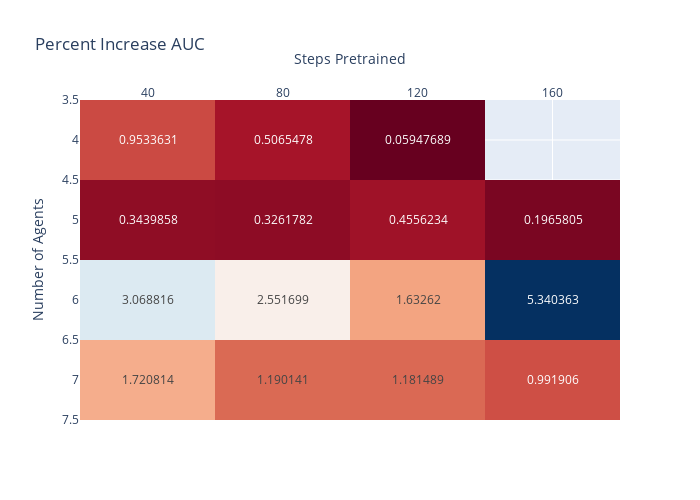

The notebook cell saved with this chart:
### Code cell
# Instead, ratio of area under curves
data = []
for num_agents in range(4,8):
    base_x, base_mean, retrain_results = plot_avg_retrain(
        num_agents, env="Multiwalker", show=False, pre_agents=3,
        path=['multiwalker_history.csv']
        )
    z = base_mean.values.min()
    base_mean = base_mean.values - z

    for steps in retrain_results.steps_pretrained.unique():
        if steps < 200:
            res = retrain_results[retrain_results.steps_pretrained==steps
                                ]['per_agent_erm'].values - z
            a = int(steps/num_agents)
            b = a+len(res)
            i = (res - base_mean[a:b]).cumsum().argmax()
            n = res[:i].sum()
            m = base_mean[a:a+i].sum()
            auc = (n-m)/m
            data.append({
                'Number of Agents': num_agents,
                'Steps Pretrained': steps,
                'Area Under Curve': auc,
            })

import plotly.express as px

df = pd.DataFrame(data)
piv = df.pivot(index="Number of Agents", columns="Steps Pretrained")

fig = px.imshow(piv.values,#/piv.values.max(), 
                text_auto=True, title="Percent Increase AUC",
                labels=dict(x="Steps Pretrained", y="Number of Agents"),
                color_continuous_scale='RdBu', 
                 x=[f"{s}" for _,s in piv.columns.values],
                 y=piv.index.values
                )
fig.update_coloraxes(showscale=False) 
fig.update_xaxes(side="top")
fig.update_layout(width=700, height=500,)
fig.show()

### Figure 1 — Plotly figure (JSON) as saved in the notebook; plotly's stock layout.template omitted (floating-point values rounded to 4 significant figures)
{"data": [{"coloraxis": "coloraxis", "hovertemplate": "Steps Pretrained: %{x}<br>Number of Agents: %{y}<br>color: %{z}<extra></extra>", "name": "0", "texttemplate": "%{z}", "type": "heatmap", "x": ["40", "80", "120", "160"], "xaxis": "x", "y": [4, 5, 6, 7], "yaxis": "y", "z": [[0.9534, 0.5065, 0.05948, null], [0.344, 0.3262, 0.4556, 0.1966], [3.069, 2.552, 1.633, 5.34], [1.721, 1.19, 1.181, 0.9919]]}], "layout": {"coloraxis": {"colorscale": [[0, "rgb(103,0,31)"], [0.1, "rgb(178,24,43)"], [0.2, "rgb(214,96,77)"], [0.3, "rgb(244,165,130)"], [0.4, "rgb(253,219,199)"], [0.5, "rgb(247,247,247)"], [0.6, "rgb(209,229,240)"], [0.7, "rgb(146,197,222)"], [0.8, "rgb(67,147,195)"], [0.9, "rgb(33,102,172)"], [1, "rgb(5,48,97)"]], "showscale": false}, "height": 500, "title": {"text": "Percent Increase AUC"}, "width": 700, "xaxis": {"anchor": "y", "constrain": "domain", "domain": [0, 1], "scaleanchor": "y", "side": "top", "title": {"text": "Steps Pretrained"}}, "yaxis": {"anchor": "x", "autorange": "reversed", "constrain": "domain", "domain": [0, 1], "title": {"text": "Number of Agents"}}}}
